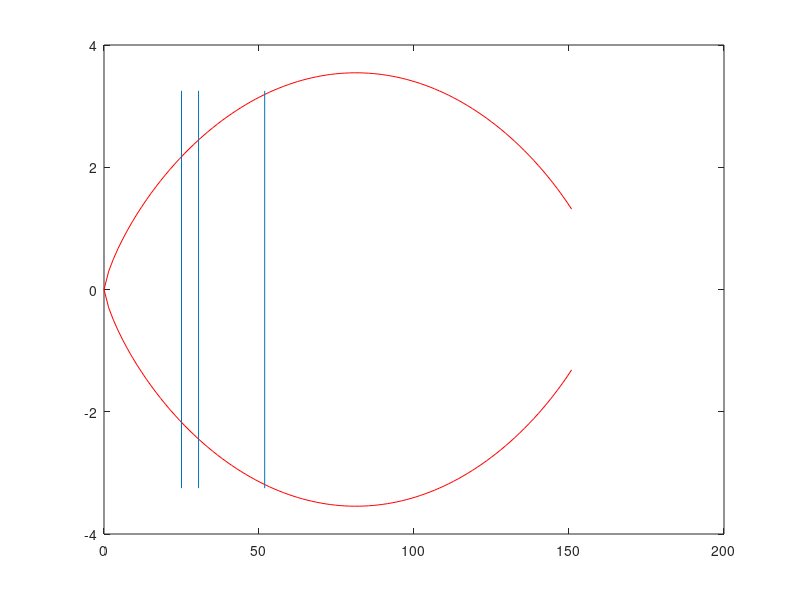

Write MATLAB code to recreate this figure.
%% Fuselage Preliminary Design % Sadraey %
% Meta
% FUSELAGE DESIGN CHANGED TO SEARS-HAACK BODY
% Total Length Extended to 150ft
%%
% Test Change in GITHUB
% Design Requirements 
% Main: Accomodate Passengers
% Secondary: Must accomodate crew, landing gear, fuel, systems, empennage
% Optimization: Low Drag, Positive Lift generation, low weight, comfort,
% structural flight, external symmetry, low wetted area
%% Load Aircraft Variables
if ~exist('Wt', 'var')
   clc;
   clear;
   load('aircraft_vars.mat'); 
   close all;
end

%% Determine Number of Passengers and Crew
n_p = 8; % number of passengers
n_c = 2; % number of crew members
%% Establish Human Size and Target Passenger
% Passengers will be from U.S.
% Figures 7.5 and 7.6
% Design for passengers that are 5' 2" - 6' 3"
% Arm length 2.6 ft
% Chair Height 1.6 ft
% Shoulder to Shoulder 2ft
%% Cockpit % Sadraey %
% Distance from spine to taxi instrument 3.5 ft
% 1ft minimum from butt to floor
% 4 - 10 cm
T_w = 0.23; % ft with 7 cm wall thickness
L_CP = 5.5; %ft preliminary choice
W_pilot = 15/12; % distance between pilot seats (aisle) ft 
% Table 7.4
W_CPs = 20/12; % seat width cockpit ft
W_CP = 2*W_CPs + W_pilot; % Cockpit Width interior
% Equation 7.9 
D_CP = W_CP + 2*T_w; % diameter of cockpit with thickness included
% Must look into instrumentation sizing
fprintf('Cockpit Diameter is %0.2f ft \n',D_CP)
fprintf('Cockpit Length is %0.2f ft \n',L_CP)
%% Passenger Cargo
% pg 369 Eq 7.4
v_b = 5.156; % average bag/luggage size ft^3
v_btotal = n_p * v_b; %ft^3


%% L/D length to diameter ratio
% Table 7.7
% L/D for Concorde is 23.
% shooting for this range
%% Passenger Cabin % Sadraey %
% Calculate Cabin Diameter
W_s = 25/12 ; % seat width ft
% Table 7.3
W_a = 23/12; % aisle distance ft
W_C = 2*W_s + W_a; % Interior Cabin Width ft
% Equation 7.9
D_C = W_C + 2*T_w; % Cabin Diameter ft

% Calculate Cabin Length
P_s = 40/12; % seat pitch or distance between seats (ft)

n_r = n_p/2; % number of rows
% Equation 7.1
L_C = n_r*P_s+8; % Cabin Length
fprintf('Passenger Cabin Diameter is %0.2f ft \n',D_C)
fprintf('Passenger Cabin Length is %0.2f ft \n',L_C)
% Headroom from Table 7.4
% Will we have carry-on over or same level?
Headroom = 66.912; %ft for first class
% Must also consider lavatory

%% Cargo
% Depends on volume and will most likely be beneath passenger cabin
%% Nose Design
% Look at supersonic design and weight and balance
L_n = 25; % arbitrary length of nose ft
% Looking at the SEARS-HACK Body Equation from WIKIPEDIA
% x = linspace(0,0.5,100); % range
% R_max = 2; % arbitrary maximum nose radius ft
% V_n = (3*pi^2/16 * R_max^2*L_n)/2; % Volume of nose
% S_x = pi*R_max^2*(4*x.*(1-x)).^(3/2); % nose cross sectional area
% r_x = R_max*(4*x.*(1-x)).^(3/4);% nose radius
% FigHandle = figure('Position', [250, 250, L_n*40, R_max*40]);
% figure(1)
% plot(2*x*L_n,r_x,'r',2*x*L_n,-r_x,'r')
% title('Sears-Hack Body Nose Design')
% Based on Wave Drag Equation, wave drag is reduced by increasing length
% and decreasing volume
% calculated from the derivative of the radius
% Theta = 16.4223 degrees
% Beta = 58.471 degrees
% Oblique Shock Ma2 = 1.06
%% Rear Section
% Will Include Tail and Wing as well for supersonic aircraft.

L_R = 99; % arbitrary length of rear section ft


%% Length to Diameter Ratio Fineness Ratio
L_N = 25; % arbitrary length of nose ft
%% Length of Fuselage
% Equation 7.10 
L_F = L_CP + L_C + L_N + L_R; % Total Fuselage Length
fprintf('The fuselage length is %0.2f ft \n',L_F)
%% Length to Diameter Ratio
Dmax = 100/12;
LF_DF = L_F/Dmax; 
fprintf('The L/D ratio for the fuselage is %0.2f  \n',LF_DF)
%% Fuel Tanks
m_f = 182377.09/9.81; % kg of fuel
% Table 7.8 for fuel types and density
rho_f = 840; % kg/m^3
V_f = m_f/rho_f; % m^3
V_f = V_f * 35.31; % ft^3
fprintf('The fuel tank volume is %0.2f ft^3 \n',1.2*V_f)
%% Volume of Bottom Half
% Equation 7.4a
V_bot = 0.5* (pi*W_C^2/4*(L_C+L_R));
fprintf('The bottom volume for the fuselage is %0.2f ft^3 \n',V_bot)
%% SEARS-HACK FUSELAGE
% Look at supersonic design and weight and balance
L_F2 = L_F; % arbitrary length of nose ft
% Looking at the SEARS-HACK Body Equation from WIKIPEDIA
x = linspace(0,1,100); % range
x_2 = linspace(0,140*12,100);
R_max = D_C/2; % arbitrary maximum nose radius ft
V_n = (3*pi^2/16 * R_max^2*L_F2)/2;
S_x = pi*R_max^2*(4*x.*(1-x)).^(3/2); % nose cross sectional area
r_x = R_max*(4*x.*(1-x)).^(3/4);
r_x2 = ((1/(12.*L_F2)).*(4.*x_2.*(12.*L_F2-x_2)).^.75)/12; % Solidworks
figure('Position', [250, 250, L_F2*40, R_max*40]);
%figure(1)
x_CP = L_n+L_CP;
x_C = x_CP + L_C;
plot(x*L_F2,r_x2,'r',x*L_F2,-r_x2,'r')
line([L_n L_n], [-3.25 3.25]);
line([x_CP x_CP], [-3.25 3.25]);
line([x_C x_C], [-3.25 3.25]);

%title('Haack Body Fuselage Design')
%%
% z = L_F*x;
% Z = meshgrid(z,z);
% Theta = linspace(0,2*pi,100);
% [R ,PHI] = meshgrid(r_x,Theta);
% FigHandle = figure('Position', [50, 50, 600, 600]);
% surf(R.*cos(PHI), R.*sin(PHI), Z);
% view(3)
% set(gca,'zdir','reverse')
% colormap hsv
% axis equal
